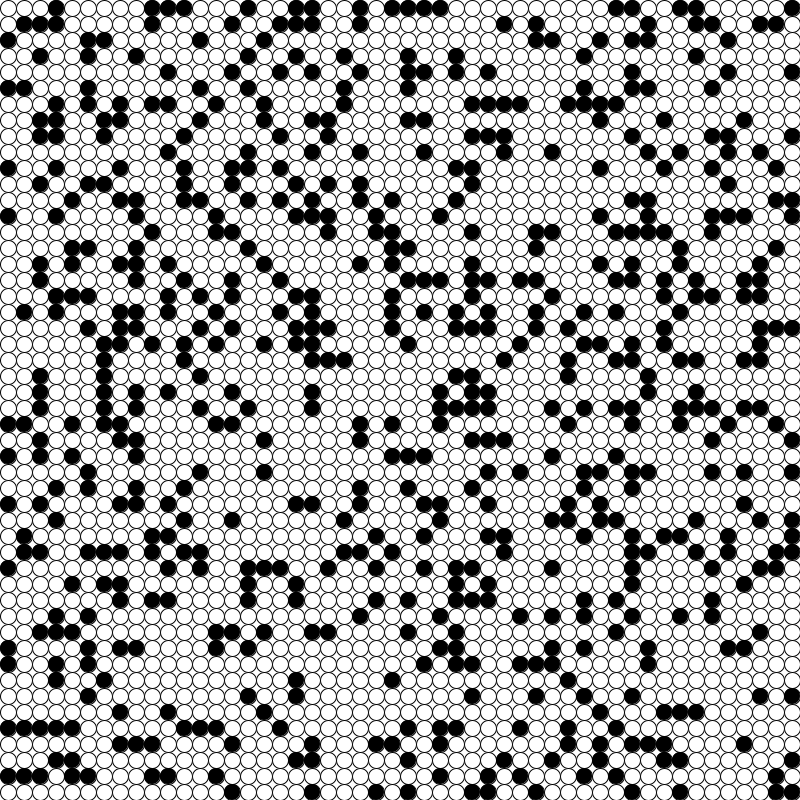
Frame 1 (no input)
Frame 60 (the mouse pressed at the canvas centre just before this capture): identical to frame 1, image omitted
Frame 120 (the mouse held since frame 60 and released just before this capture): identical to frame 1, image omitted

The Processing sketch that drew this single still picture (run headless with seeded random() and noise(); from frame 60 on, the mouse is pressed at the canvas centre):

// Processing sketch: processing_129518
// ── processing_129518.pde

/**
 This is an implementation of the Game of Life, loosely based
 on the implementation in "Generative Art" by Matt Pearson.
 
 The biggest difference is the use of a 1D array. This also
 includes a pause function and an editor.
 
 C. Andrews
 2014-01-21
 **/

int numCellsX = 50; // the number of cells across
int numCellsY = 50; // the number of cells down

float cellWidth, cellHeight; // the size of the cells
Cell[] cells; // the array of all cells stored in row major order
boolean paused = true; // a control to pause simulation

void setup() {
  size(800, 800);

  cellWidth = (float)width / numCellsX;
  cellHeight = (float)height / numCellsY;
  // call the reset fucntion to initialize the world
  reset();
}

/**
 This function creates all of our Cells and established the
 relationship between them and their neighbors.
 **/
void reset() {
  // create the new array
  cells = new Cell[numCellsX * numCellsY];

  // we use a nested for loop so we can visit each cell based
  // on its coordinates in the grid
  for (int j = 0; j < numCellsY; j++) {
    for (int i = 0; i < numCellsX; i++) {
      // calculate the actual index in the array
      int index = i + j*numCellsX;
      // add in a new Cell to the array
      cells[index] = new Cell(i, j);

      // randomly set 1 in 4 Cells to be on
      if ((int)random(4) == 0) {
        cells[index].nextState =true;
      }


      // This adds the neighbors. Since we are doing this as we
      // are populating the array, not all neighbors are available
      // yet. So we do the three above and the one behind. Since this cell
      // are ahead of these, they will not have added this cell yet
      // either, so we do a reciprocal add, adding in both directions 
      // at once.

      // Also note that on the borders, we just ignore neighbors
      // that don't exist
      int neighborIndex;

      // upper left - one row up and one column back
      neighborIndex = index - numCellsX - 1;
      if (i - 1 >= 0 && j - 1 >= 0) {

        cells[index].addNeighbor( cells[neighborIndex]);
        cells[neighborIndex].addNeighbor(cells[index]);
      }

      // directly above
      neighborIndex++;
      if (j - 1 >= 0) {
        cells[index].addNeighbor( cells[neighborIndex]);
        cells[neighborIndex].addNeighbor(cells[index]);
      }

      // upper right
      neighborIndex++;
      if (i + 1 < numCellsX && j - 1 >= 0) {
        cells[index].addNeighbor( cells[neighborIndex]);
        cells[neighborIndex].addNeighbor(cells[index]);
      }

      // immediately behind
      neighborIndex = index - 1;
      if (i - 1 >= 0) {
        cells[index].addNeighbor( cells[neighborIndex]);
        cells[neighborIndex].addNeighbor(cells[index]);
      }
    }
  }
}

/**
 If the simulation is not paused, this updates all of the Cells.
 
 Paused or not, this then draws all of the cells. This separation
 allows us to selectively turn on and off Cells when the simulation
 is paused.
 **/
void draw() {
  background(255);

  if (! paused) {
    for (Cell cell: cells) {
      cell.update();
    }
  }

  for (Cell cell: cells) {

    cell.paint();
  }
}


/**
 This class manages all of the behavior of our cells.
 **/
class Cell {
  boolean state; // current state (true or false)
  boolean nextState; // the state we will transition to
  float x, y; // location on the canvas

  Cell[] neighbors; // an array of all neighbors
  int numNeighbors; // the number of neighbors

  /**
   The constructor.
   
   We initialize this with the grid position. It converts this to 
   an x,y position on the canvas. It also initializes the neighbor
   array and the state variables.
   **/

  Cell(int i, int j) {
    state = false; 
    nextState = false;  
    x = i*cellWidth + cellWidth/2;
    y = j*cellHeight + cellHeight/2;
    neighbors = new Cell[8];
    numNeighbors =0;
  }


  /**
   This function adds a neighbor to the array.
   **/
  void addNeighbor(Cell neighbor) {
    neighbors[numNeighbors] = neighbor;
    numNeighbors++;
  }


  /**
   The update function handles the rules. It starts by counting
   the number of neighbors that are "switched on" (have a 
   state that is set to true). It then uses this to determine
   what action it should take.
   **/
  void update() {

    // sum the turned on neighbors
    int neighborCount = 0;
    for (int i = 0; i < numNeighbors;i++) {
      if (neighbors[i].state) {
        neighborCount++;
      }
    }

    // Here are the actual rule for the Game of Life


    if (neighborCount <2 || neighborCount > 3) {
      // Rule 1: if not 2 or 3 neighbors, turn off
      nextState = false;
    }
    else if (neighborCount == 3) {
      // Rule 2: if exactly three neighbors, turn on
      nextState = true;
    }
  }

  /**
   The paint function paints the cell based on the state. 
   
   We also take this moment to update the state based on nextState.
   We wait until here to make sure all cells have calculated their
   nextState before we change state.
   **/
  void paint() {
    if (nextState) {
      fill(0);
    }
    else {
      fill(255);
    }
    state = nextState;
    ellipse(x, y, cellWidth, cellHeight);
  }
}


/**
 This handles mouse clicks. When the user clicks, it maps the
 mouse position to a cell. This then switches the state of that
 Cell.
 **/
void mouseClicked() {
  int i = (int)map(mouseX, 0, width, 0, numCellsX);
  int j = (int)map(mouseY, 0, height, 0, numCellsY);
  int index = i + j*numCellsX;

  cells[index].nextState = ! cells[index].nextState;
}

/**
 This handles the key presses.
 
 If the 'p' key is pressed this pauses the simulation.
 
 If the 'r' key is pressed all of the Cells are thrown away and
 new ones are created to replace them.
 **/
void keyPressed() {
  switch(key) {
  case 'p':
    paused = !paused;
    break;

  case 'r':
    paused =true;
    reset();
    break;
  }
}
